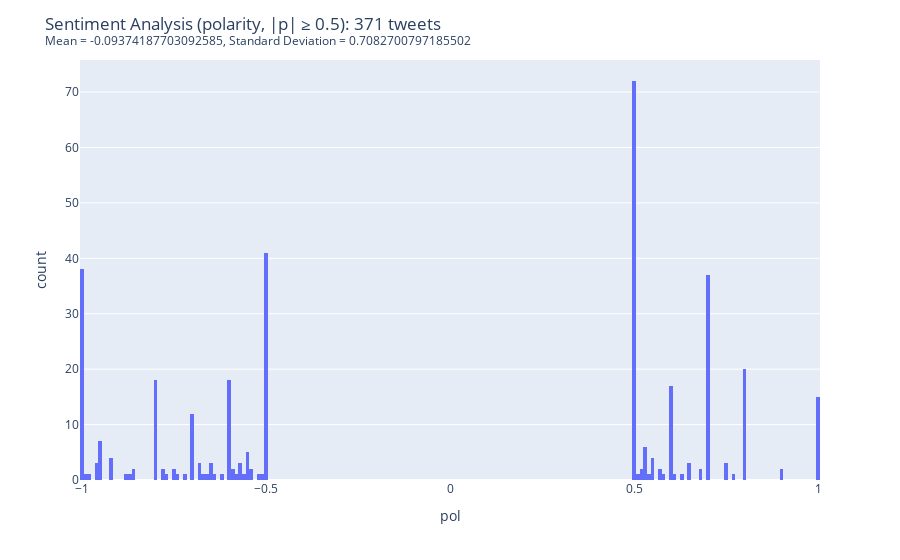

The notebook cell this image was saved under:
### Code cell
p = 0.5  # Remove 'neutral' polarity by the range of [-p, p]

polarities_df_p = polarities_df[(polarities_df['pol'] <= -p) | (polarities_df['pol'] >= p)]

# Create the histogram
fig = px.histogram(polarities_df_p, x="pol", nbins=250)

# Compute the mean and standard deviation
mean1 = polarities_df_p[polarities_df_p["pol"] <= -p].mean()
mean2 = polarities_df_p[polarities_df_p["pol"] >= p].mean()
mean = mean1 + mean2

d1 = mean - mean1
d2 = mean - mean2

n1 = len(polarities_df_p[polarities_df_p["pol"] <= -p])
n2 = len(polarities_df_p[polarities_df_p["pol"] >= p])

std1 = polarities_df_p[polarities_df_p["pol"] <= -p].std()
std2 = polarities_df_p[polarities_df_p["pol"] >= p].std()
stdp1 = n1*(std1**2 + d1**2)
stdp2 = n2*(std2**2 + d2**2)
std = ((stdp1 + stdp2)/(n1 + n2))**0.5
# Generate the x-values for the bell curve
x = np.linspace(-1, 1, 1000)

# Fit a skewed normal distribution to the polarity data
params = stats.skewnorm.fit(polarities_df_p["pol"])
pdf = stats.skewnorm.pdf(x, *params)

# Add the bell curve as a line plot
# fig.add_trace(go.Scatter(x=x, y=pdf*100, mode='lines', name='Bell Curve'))

# Set the layout and save the plot
fig.update_layout(
        title_text=f'''Sentiment Analysis (polarity, |p| ≥ {p}): {str(len(polarities_df_p))} tweets
        <br><sup>Mean = {mean[0]}, Standard Deviation = {std[0]}</sup>'''
    )
# fig.write_html(f"sentiment_histogram_p.html")

# Display the plot
fig.show()

# Describe the statistics of the polarity values
polarities_df_p.describe()

### Figure 1 — Plotly figure (JSON) as saved in the notebook; plotly's stock layout.template omitted (floating-point values rounded to 4 significant figures; data arrays with more than 128 entries replaced by an {"elided": "..."} marker saying what was removed)
{"data": [{"alignmentgroup": "True", "bingroup": "x", "hovertemplate": "pol=%{x}<br>count=%{y}<extra></extra>", "legendgroup": "", "marker": {"color": "#636efa", "pattern": {"shape": ""}}, "name": "", "nbinsx": 250, "offsetgroup": "", "orientation": "v", "showlegend": false, "type": "histogram", "x": {"elided": "371 float values"}, "xaxis": "x", "yaxis": "y"}], "layout": {"barmode": "relative", "legend": {"tracegroupgap": 0}, "margin": {"t": 60}, "title": {"text": "Sentiment Analysis (polarity, |p| ≥ 0.5): 371 tweets\n        <br><sup>Mean = -0.09374187703092585, Standard Deviation = 0.7082700797185502</sup>"}, "xaxis": {"anchor": "y", "domain": [0, 1], "title": {"text": "pol"}}, "yaxis": {"anchor": "x", "domain": [0, 1], "title": {"text": "count"}}}}
